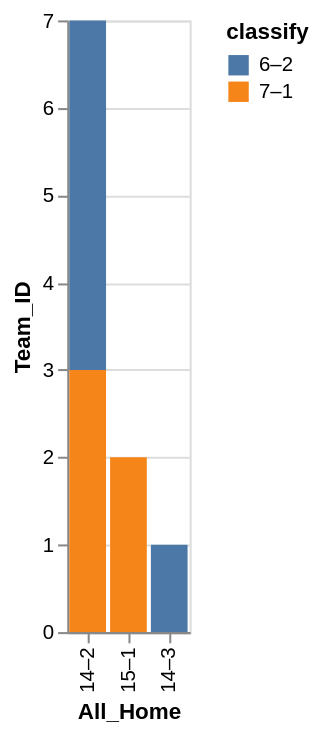

The Vega-Lite source for this figure:
### Vega-Lite specification from a JSON file in a GitHub repository (floating-point values rounded to 4 significant figures)
{"data": {"values": [{"x_data": "14–2", "y_data": 4, "classify": "6–2"}, {"x_data": "14–3", "y_data": 1, "classify": "6–2"}, {"x_data": "15–1", "y_data": 0, "classify": "6–2"}, {"x_data": "14–2", "y_data": 3, "classify": "7–1"}, {"x_data": "14–3", "y_data": 0, "classify": "7–1"}, {"x_data": "15–1", "y_data": 2, "classify": "7–1"}]}, "mark": "bar", "encoding": {"x": {"field": "x_data", "type": "nominal", "title": "All_Home", "sort": {"op": "sum", "field": "y_data", "order": "descending"}}, "y": {"field": "y_data", "type": "quantitative", "title": "Team_ID"}, "color": {"field": "classify"}}}
